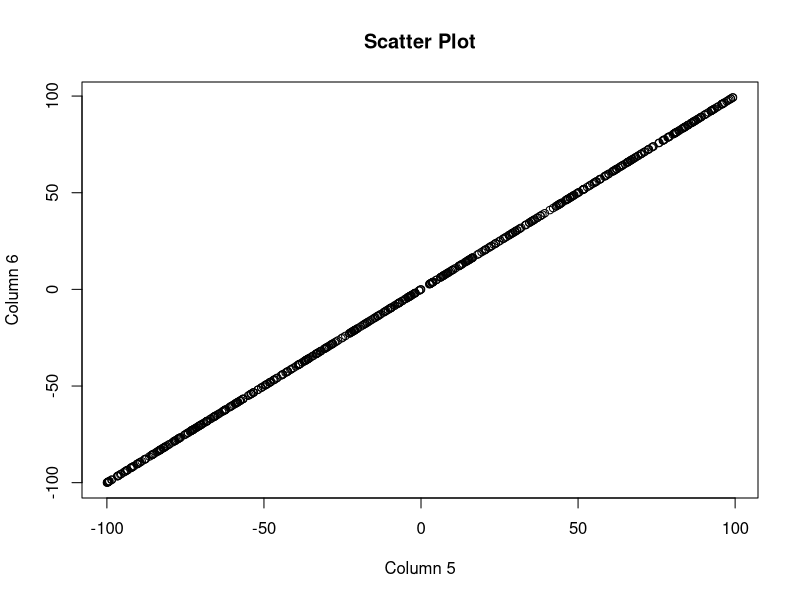
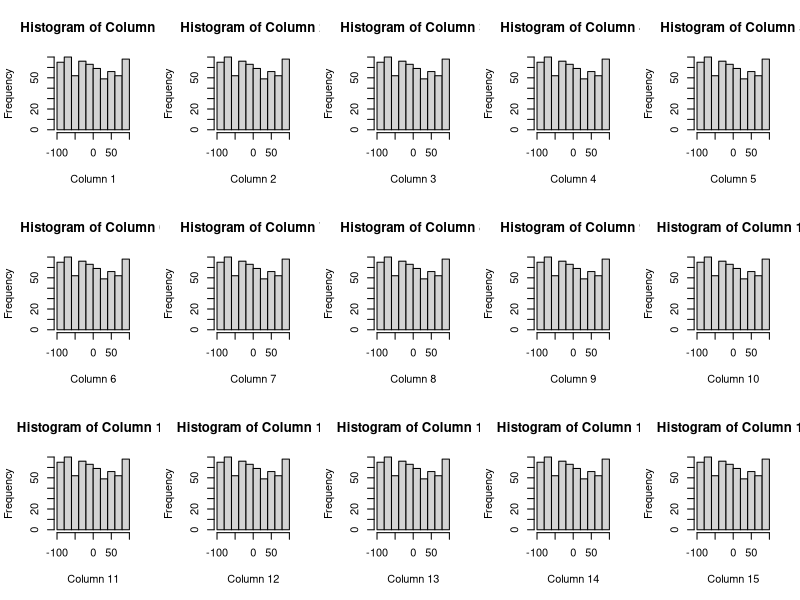
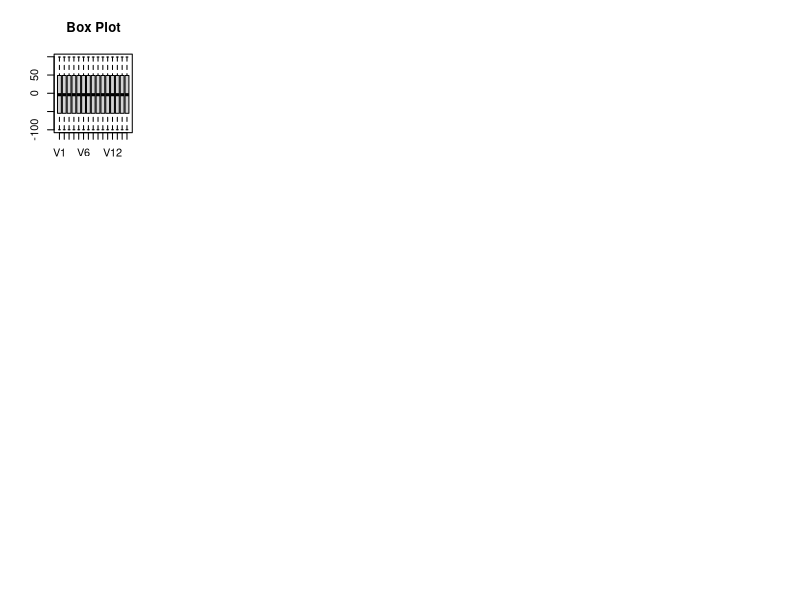

R code for these plots, in order:
# Step 1: Generate random dataset
set.seed(42)
dataset <- matrix(runif(600, -100, 100), nrow=600, ncol=15)
df <- as.data.frame(dataset)

# (i) Plot scatter graph between Column 5 and Column 6
plot(df$V5, df$V6, main="Scatter Plot", xlab="Column 5", ylab="Column 6")

# (ii) Plot histogram of each column in a single graph
par(mfrow=c(3, 5))  # Set the layout to 3 rows and 5 columns
for (i in 1:15) {
  hist(df[,i], main=paste("Histogram of Column", i), xlab=paste("Column", i))
}

# (iii) Plot the Box plot of each column in a single graph
boxplot(df, main="Box Plot")

